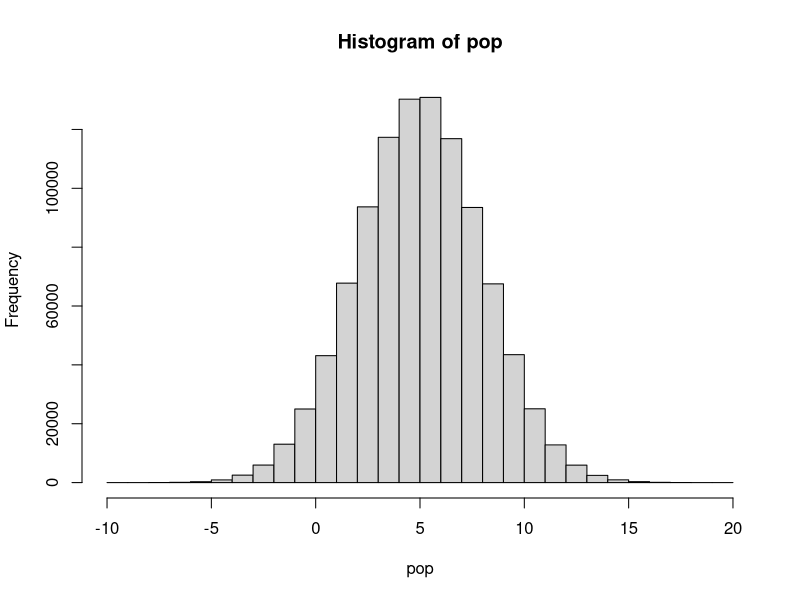
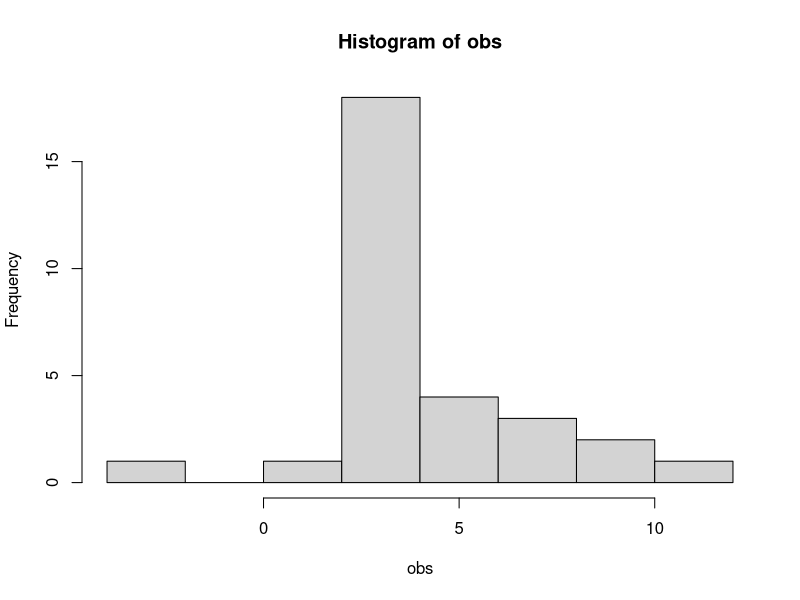
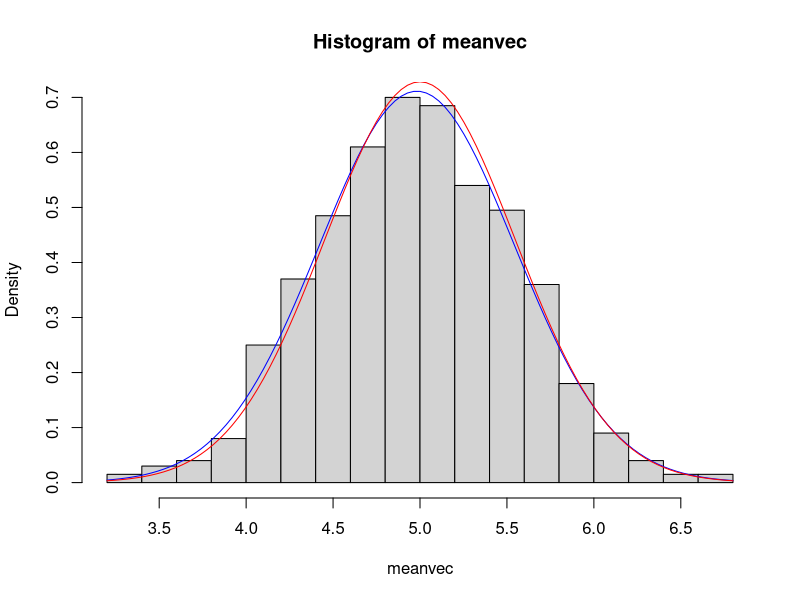
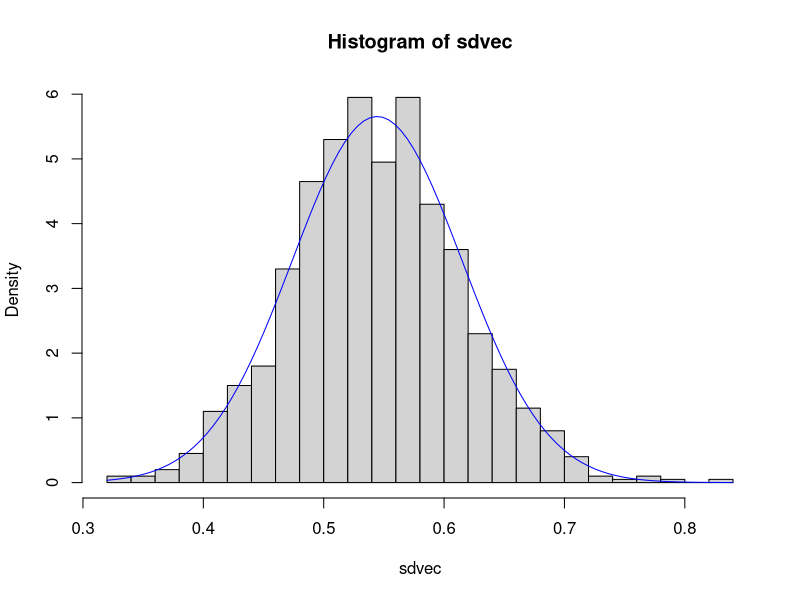
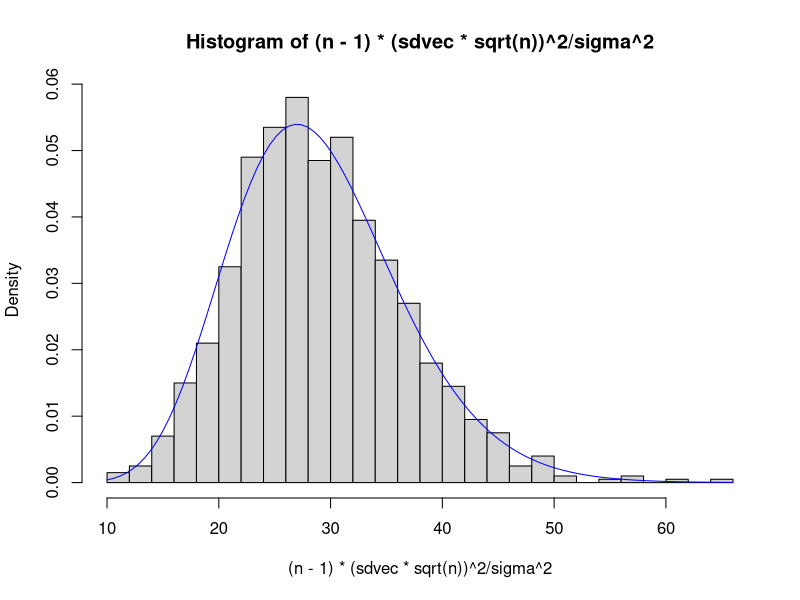

The R script that drew these images, in order:
#Point estimation
mu <- 5 # mean
sigma <- 3 #standard deviation
N <- 10 ^ 6 #population size
n <- 30 #sample size
k <- 1000 #number of repetitions

#generate the population
set.seed(123)
pop <- rnorm(N, mean = mu, sd = sigma)
hist(pop)

#for comparison sample one sample
obs <- sample(pop, n)
hist(obs)
#the two estimators
mean(obs)
sd(obs) / sqrt(n)

#now repeat k times
#result vectors
meanvec <- c()
sdvec <- c()
#loop over k reapeated smplings
for (i in 1 : k){
  obs <- sample(pop, n)
  meanvec[i] <- mean(obs)
  sdvec[i] <- sd(obs) / sqrt(n)
}

#plot from the mean estimator
hist(meanvec, breaks = 20, prob = TRUE)
curve(dnorm(x, mean = mean(meanvec), sd = sd(meanvec)), col = "blue", add = TRUE)
curve(dnorm(x, mean = mu, sd = sigma / sqrt(n)), col = "red", add = TRUE)
#what are the different curves? In blue the sampling distribution resulting from simulation,
#in red the theoretical sampling distribution.

#plot for the standard error estimator.
hist(sdvec, breaks = 20, prob = TRUE)
curve(dnorm(x, mean = mean(sdvec), sd = sd(sdvec)), col = "blue", add = TRUE)
#looks normal, but dont be fooled - it has only positive support, and what do we know about variance?
hist((n-1)*(sdvec * sqrt(n))^2 /sigma^2, breaks = 20, prob = TRUE)
curve(dchisq(x, df = n-1), col = "blue", add = TRUE)
#why? recall from the previous lecture, ther is some relationship of S^2 and the chisquared distribution!

